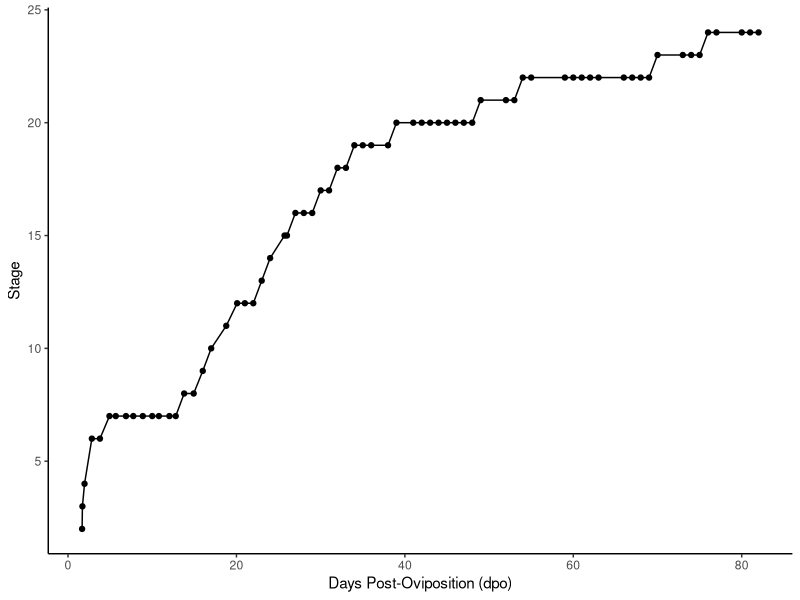

This chart was generated by the following R code: (Note: this script raises an error after producing the figure.)
## -- Analysis of Plethodon clutch and developmental data

# Authors: Zachary R. Lewis, Brooks G. Mathewson, James Hanken

####################
# Load dependencies
####################

library(tidyverse)
library(lubridate) # to work with dates, for instance the day of year = yday(Collection.Date)
library(ggplot2)
library(grid)
library(gridExtra)
library(broom)

###################
# load clutch data
###################

clutchData <-read_csv("clutchData.csv", 
                      col_types=cols('Collection.Date'= col_date(format="%m/%d/%y")))
head(clutchData)
data.precip <-read_csv("clutchDataClimate.csv", 
                       col_types=cols(Collection.Date= col_date(format="%m/%d/%y")))
stageData <-read_csv("staging_at_15C.csv")
head(stageData)

# some renaming

Clutch.Number=clutchData[,1]
Collection.Date=clutchData[,2]
Calendar.Date=clutchData[,3]
Collection.Site=clutchData[,4]
Stage=clutchData[,5]
Clutch.Size=clutchData[,6]
Year=clutchData[,7]
Simple.Site=clutchData[,8] #HF is a bin of Harvard Pond, Slab City, North of Slab City and Rutland Brook
#defining levels for categorical variables
yearLevels<-c("2012","2013","2014","2015")
cat.Year<-factor(clutchData$Year,yearLevels)
siteLevels <- c("HF", "WM", "WB")
cat.Simple.Site <-parse_factor(clutchData$Simple.Site,siteLevels)

#note that HF is a bin of Harvard Pond, Slab City, North of Slab City and Rutland Brook. WB is Willard Brook. WM is Wachusett Meadows.

###############################
# Plot developmental timecourse
###############################

# note: to output the inset ("blowup") of early stages, need to un comment the viewport code and run in console directly


mainplot <- ggplot(stageData, aes(x=DPF,y=Stage)) + 
  geom_point() + 
  geom_line() + 
  labs(x = "Days Post-Oviposition (dpo)", y = "Stage") +
  theme_classic()

blowup <- ggplot(stageData, aes(x=DPF,y=Stage)) + 
  geom_point() + 
  geom_line() + 
  labs(x = "dpo", y = "Stage") +
  theme_classic(base_size = 8) + #reducing font size here
  ylim(2, 7) +
  xlim(1,6) +
  #theme_set(theme_classic(base_size = 8))
  
ggsave(filename="figure1.pdf", mainplot, device="pdf", width=5, height=4 )

# uncomment the following lines to save the blowup 

# pdf("figure1.pdf", width = 6, height = 4)
# subvp <- viewport(width = 0.4, height = 0.4, x = 0.795, y = 0.32)
# blowup
# print(mainplot)
# 
# print(blowup, vp = subvp)
# dev.off()

#############################################
# plot stage by collection date scatter plots
#############################################

stage_by_site <- ggplot(clutchData, aes(x=yday(Collection.Date),y=Stage,col=Simple.Site)) + 
  geom_point(size=2) + 
  geom_smooth(method =lm) + #can be left blank for no linear model
  scale_colour_hue(l=50) + #make the colors a little darker
  labs(x = "Collection Day") +
  theme_classic() + #removes grey panel background 
  scale_colour_discrete(name  = "Field\nSite") +
  theme(legend.position = "bottom")

#display clutch size as color, showing decline in clutch size over time
stage_by_clutch <- ggplot(data = subset(clutchData, !is.na(Clutch.Size)),  #excluding those with no clutch size
                          aes(x=yday(Collection.Date),y=Stage,col=Clutch.Size)) + 
  geom_point(size=2) +
  labs(x = "Collection Day", y = "Stage") +
  scale_colour_gradientn(colours = heat.colors(4), name="Clutch\nSize") +
  theme_classic() + #removes grey panel background
  theme(legend.position = "bottom")

#adding lettering
stage_by_site <- arrangeGrob(stage_by_site, top = textGrob("A", x = unit(0, "npc")
                                                           , y   = unit(1, "npc"), just=c("left","top"),
                                                           gp=gpar(col="black", fontsize=14, fontfamily="")))

stage_by_clutch <- arrangeGrob(stage_by_clutch, top = textGrob("B", x = unit(0, "npc")
                                                               , y = unit(1, "npc"), just=c("left","top"),
                                                               gp=gpar(col="black", fontsize=14, fontfamily="")))

figure2 <- grid.arrange(stage_by_site, stage_by_clutch, ncol = 2)

#export figure

ggsave( "figure2.pdf", figure2, device="pdf", width=6, height=4 )

################################
# fitting linear model to stage
################################

#subset to just Harvard Forest Data, if desired
#clutchData_HF <-dplyr::filter(clutchData, Simple.Site %in% c("HF"))

#plot collection date by stage
collectionDate_by_stage <- ggplot(clutchData, aes(x=Stage,y=yday(Collection.Date))) + 
  geom_point(size=3) + 
  # geom_smooth(method =lm) + #can be left blank for no linear model
  labs(y = "Collection Day") +
  theme_classic() + #removes grey panel background 
  theme(legend.position = "bottom") +
  coord_cartesian(xlim = c(0, 18), ylim=c(155,190)) + #change x and y limits
  scale_x_continuous(expand = c(0, 0), limits = c(0, 15)) # make x start at 0

model<-lm(yday(Collection.Date)~ Stage, data=clutchData)
#summary(model)



#' Parses parses a linear model and returns slope intercept, etc.
#' 
#' @param lm linear model to extract
#' @return values of slope intercept, etc
#' @export
#' Adapted from Peter Solymos

modelExtract <-function(lm)
{
  out <- c(
    lm$coefficients[1],
    lm$coefficients[2],
    length(lm$model$y),
    summary(lm)$coefficients[2,2],
    pf(summary(lm)$fstatistic[1], summary(lm)$fstatistic[2],
       summary(lm)$fstatistic[3], lower.tail = FALSE),
    summary(lm)$r.squared)
  names(out) <- c("intercept","slope","n","slope.SE","p.value","r.squared")
  return(out)}

modelFeatures<-as.data.frame(modelExtract(model))



#' Parses parses a linear model and returns slope intercept for 
#' printing as annotation on figure
#' @param m linear model to extract
#' @return slope intercept formula and r-squared
#' @export
#' Adapted from Fernando (fgtaboada) https://groups.google.com/forum/#!topic/ggplot2/1TgH-kG5XMA

lm_eqn = function(m) {
  
  l <- list(a = format(coef(m)[1], digits = 2),
            b = format(abs(coef(m)[2]), digits = 2),
            r2 = format(summary(m)$r.squared, digits = 3));
  
  if (coef(m)[2] >= 0)  {
    eq <- substitute(italic(y) == a + b %.% italic(x)*","~~italic(r)^2~"="~r2,l)
  } else {
    eq <- substitute(italic(y) == a - b %.% italic(x)*","~~italic(r)^2~"="~r2,l)    
  }
  
  as.character(as.expression(eq));                 
}

figure6<- collectionDate_by_stage + 
  geom_abline(intercept = modelFeatures[1,], slope = modelFeatures[2,], 
              color="red", linetype="dashed", size=1.5) +
  annotate("text", x = 5, y = 190,
           label = lm_eqn(lm(yday(Collection.Date) ~ Stage, data=clutchData)), 
           colour="black", size = 4, parse=TRUE)

ggsave( "figure6.pdf", figure6, device="pdf", width=6, height=4 )

####################
#clutch size by year
####################

clutch_by_year <- ggplot(data=clutchData, mapping = aes(y=Clutch.Size,x=cat.Year)) +
  geom_boxplot() + 
  geom_jitter(width=0.1, aes(colour=yday(Collection.Date))) + #added data points here
  scale_colour_gradientn(colours = heat.colors(4), name="Collection \nDay") + #color scale for jitter
  theme_classic() +
  labs(x = "Year", y = "Clutch Size")


collection_date <- ggplot(data=clutchData, mapping = aes(yday(Collection.Date), col=cat.Year)) +
  geom_freqpoly(binwidth = 1) +
  scale_y_continuous(expand = c(0, 0), limits = c(0, 25)) +
  theme_classic() +
  guides(colour = guide_legend(title="Year")) +
  labs(x = "Collection Day", y = "Clutches") +
  theme(legend.position = 'top')


#adding lettering
clutch_by_year <- arrangeGrob(clutch_by_year, top = textGrob("A", x = unit(0, "npc")
                                                             , y   = unit(1, "npc"), just=c("left","top"),
                                                             gp=gpar(col="black", fontsize=14, fontfamily="")))

collection_date <- arrangeGrob(collection_date, top = textGrob("B", x = unit(0, "npc")
                                                               , y = unit(1, "npc"), just=c("left","top"),
                                                               gp=gpar(col="black", fontsize=14, fontfamily="")))

figure4 <- grid.arrange(clutch_by_year, collection_date, ncol = 2)

ggsave( "figure4.pdf", figure4, device="pdf", width=7, height=4 )


#####################
# clutch size by date
#####################

# filtering out Willard Brook because only a single day of observation with clutch sizes:
clutchData_noWB <-dplyr::filter(clutchData, Simple.Site %in% c("HF", "WM"))
clutchData_noWB

size_by_date <- ggplot(clutchData_noWB, aes(x=yday(Collection.Date),y=Clutch.Size,col=Simple.Site)) + 
  geom_point() + 
  geom_smooth(method =lm) + #can be left blank for no linear model
  scale_colour_hue(l=50) + #make the colors a little darker
  labs(x = "Date", y = "Clutch Size") +
  scale_colour_discrete(name  = "Field Site") +
  guides(colour = guide_legend(title="Field Site")) +
  #guides(colour=FALSE) + #remove legend
  scale_colour_brewer(palette="Set1") +
  theme_classic() +
  theme(legend.position = "bottom")

size_by_stage <- ggplot(clutchData_noWB, aes(x=Stage,y=Clutch.Size,col=Simple.Site)) + 
  geom_point() + 
  geom_smooth(method =lm) + #can be left blank for no linear model
  scale_colour_hue(l=50) + #make the colors a little darker
  guides(colour = guide_legend(title="Field Site")) +
  labs(x = "Stage", y = "Clutch Size") +
  scale_colour_discrete(name  = "Field Site") +
  scale_colour_brewer(palette="Set1") +
  theme_classic() +
  theme(legend.position = "bottom")

#adding lettering
size_by_date <- arrangeGrob(size_by_date, top = textGrob("A", x = unit(0, "npc")
                                                         , y   = unit(1, "npc"), just=c("left","top"),
                                                         gp=gpar(col="black", fontsize=14, fontfamily="")))

size_by_stage <- arrangeGrob(size_by_stage, top = textGrob("B", x = unit(0, "npc")
                                                           , y = unit(1, "npc"), just=c("left","top"),
                                                           gp=gpar(col="black", fontsize=14, fontfamily="")))

figure3 <- grid.arrange(size_by_date, size_by_stage, ncol = 2)

ggsave( "figure3.pdf", figure3, device="pdf", width=6, height=4 )


#######################
# statistical analyses
#######################

# There is no significant difference in clutch sizes between sites:

res <- TukeyHSD(aov(lm(Clutch.Size~Simple.Site, data=clutchData)))
write.csv(tidy(res), file="TableS2.output.csv")

# There are significant differences in clutch size between certain years:

TukeyHSD(aov(lm(Clutch.Size~cat.Year, data=clutchData)))

# There is no effect of site of stage:

TukeyHSD(aov(lm(Stage~Simple.Site, data=clutchData)))

# Clutch size declines over the years: 

summary(lm(Clutch.Size~Year, data=clutchData))

# Year and collection date explain the variation in stage.
stage.lm <-lm(Stage~ Year + Calendar.Date + Simple.Site, data=clutchData)
summary(stage.lm)
#plot(residuals(stage.lm), fitted(stage.lm))

#write output to table
write.csv(tidy(stage.lm), file="TableS1.output.csv")


# Clutch size declines as a function of date:

clutchDecline<-lm(formula = Clutch.Size ~ Stage * Calendar.Date, data = clutchData)
summary(clutchDecline)

#write output to table
write.csv(tidy(clutchDecline), file="Table2.output.csv")


